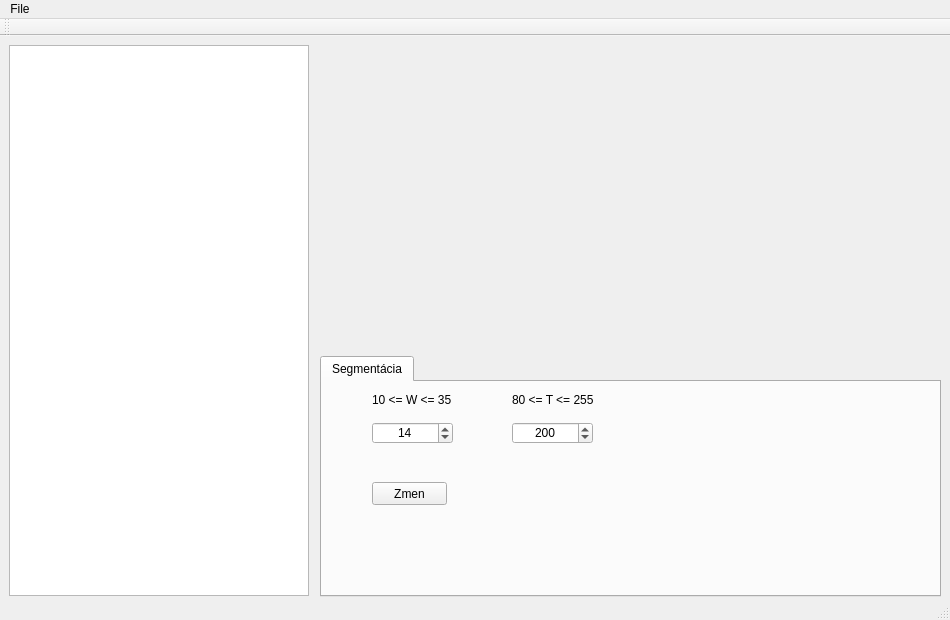
<?xml version="1.0" encoding="UTF-8"?>
<ui version="4.0">
 <class>MainWindow</class>
 <widget class="QMainWindow" name="MainWindow">
  <property name="enabled">
   <bool>true</bool>
  </property>
  <property name="geometry">
   <rect>
    <x>0</x>
    <y>0</y>
    <width>950</width>
    <height>620</height>
   </rect>
  </property>
  <property name="minimumSize">
   <size>
    <width>950</width>
    <height>620</height>
   </size>
  </property>
  <property name="windowTitle">
   <string>MainWindow</string>
  </property>
  <widget class="QWidget" name="centralWidget">
   <widget class="QListWidget" name="vystup_pre_dialog">
    <property name="geometry">
     <rect>
      <x>9</x>
      <y>9</y>
      <width>300</width>
      <height>551</height>
     </rect>
    </property>
    <property name="minimumSize">
     <size>
      <width>300</width>
      <height>0</height>
     </size>
    </property>
   </widget>
   <widget class="QLabel" name="obrazok_2">
    <property name="geometry">
     <rect>
      <x>640</x>
      <y>10</y>
      <width>300</width>
      <height>291</height>
     </rect>
    </property>
    <property name="minimumSize">
     <size>
      <width>0</width>
      <height>0</height>
     </size>
    </property>
    <property name="text">
     <string/>
    </property>
   </widget>
   <widget class="QLabel" name="obrazok_1">
    <property name="geometry">
     <rect>
      <x>316</x>
      <y>11</y>
      <width>300</width>
      <height>291</height>
     </rect>
    </property>
    <property name="minimumSize">
     <size>
      <width>0</width>
      <height>0</height>
     </size>
    </property>
    <property name="text">
     <string/>
    </property>
   </widget>
   <widget class="QTabWidget" name="nastavenia">
    <property name="geometry">
     <rect>
      <x>320</x>
      <y>320</y>
      <width>621</width>
      <height>241</height>
     </rect>
    </property>
    <property name="minimumSize">
     <size>
      <width>620</width>
      <height>240</height>
     </size>
    </property>
    <property name="tabShape">
     <enum>QTabWidget::Rounded</enum>
    </property>
    <property name="currentIndex">
     <number>0</number>
    </property>
    <property name="elideMode">
     <enum>Qt::ElideNone</enum>
    </property>
    <widget class="QWidget" name="segmentacia">
     <attribute name="title">
      <string>Segmentácia</string>
     </attribute>
     <widget class="QLabel" name="label">
      <property name="geometry">
       <rect>
        <x>50</x>
        <y>10</y>
        <width>91</width>
        <height>16</height>
       </rect>
      </property>
      <property name="text">
       <string>10 &lt;= W &lt;= 35</string>
      </property>
     </widget>
     <widget class="QSpinBox" name="spin_W">
      <property name="geometry">
       <rect>
        <x>50</x>
        <y>40</y>
        <width>81</width>
        <height>22</height>
       </rect>
      </property>
      <property name="alignment">
       <set>Qt::AlignCenter</set>
      </property>
      <property name="minimum">
       <number>10</number>
      </property>
      <property name="maximum">
       <number>35</number>
      </property>
      <property name="value">
       <number>14</number>
      </property>
     </widget>
     <widget class="QSpinBox" name="spin_T">
      <property name="geometry">
       <rect>
        <x>190</x>
        <y>40</y>
        <width>81</width>
        <height>22</height>
       </rect>
      </property>
      <property name="alignment">
       <set>Qt::AlignCenter</set>
      </property>
      <property name="minimum">
       <number>80</number>
      </property>
      <property name="maximum">
       <number>255</number>
      </property>
      <property name="value">
       <number>200</number>
      </property>
     </widget>
     <widget class="QLabel" name="label_2">
      <property name="geometry">
       <rect>
        <x>190</x>
        <y>10</y>
        <width>91</width>
        <height>16</height>
       </rect>
      </property>
      <property name="text">
       <string>80 &lt;= T &lt;= 255</string>
      </property>
     </widget>
     <widget class="QPushButton" name="button_zmen">
      <property name="geometry">
       <rect>
        <x>50</x>
        <y>100</y>
        <width>75</width>
        <height>23</height>
       </rect>
      </property>
      <property name="text">
       <string>Zmen</string>
      </property>
     </widget>
    </widget>
   </widget>
  </widget>
  <widget class="QMenuBar" name="menuBar">
   <property name="geometry">
    <rect>
     <x>0</x>
     <y>0</y>
     <width>950</width>
     <height>21</height>
    </rect>
   </property>
   <widget class="QMenu" name="menuFile">
    <property name="title">
     <string>File</string>
    </property>
    <addaction name="actionOpen"/>
    <addaction name="separator"/>
    <addaction name="actionExit"/>
   </widget>
   <addaction name="menuFile"/>
  </widget>
  <widget class="QToolBar" name="mainToolBar">
   <property name="enabled">
    <bool>true</bool>
   </property>
   <property name="movable">
    <bool>true</bool>
   </property>
   <attribute name="toolBarArea">
    <enum>TopToolBarArea</enum>
   </attribute>
   <attribute name="toolBarBreak">
    <bool>false</bool>
   </attribute>
  </widget>
  <widget class="QStatusBar" name="statusBar"/>
  <action name="actionExit">
   <property name="text">
    <string>Exit</string>
   </property>
  </action>
  <action name="actionOpen">
   <property name="text">
    <string>Open</string>
   </property>
  </action>
 </widget>
 <layoutdefault spacing="6" margin="11"/>
 <resources/>
 <connections/>
</ui>
